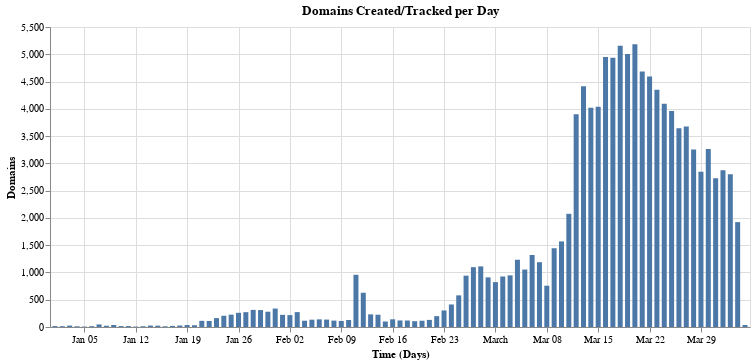

The code cell stored with this chart in its notebook:
### Markdown cell above
We can see the average risk score is 97.5 and the percentile measures that the majority of these domains have been ranked 99.0 or higher.

## Create Dates

We can also take a look at the number of domains that are created or tracked per day. The [documentation](https://www.domaintools.com/resources/blog/free-covid-19-threat-list-domain-risk-assessments-for-coronavirus-threats) for the dataset indicates that the date can either be the day that the domain was registered, or the day that DomainTools started monitoring the domain.

### Code cell
import altair as alt

counts = df.created.value_counts().reset_index()
counts.columns = ['created', 'count']

alt.Chart(counts, width=700, title="Domains Created/Tracked per Day").mark_bar().encode(
    alt.X("created:T", title="Time (Days)"),
    alt.Y('count:Q', title="Domains")
)

### Figure 1 — Vega-Lite specification as saved in the notebook (floating-point values rounded to 4 significant figures)
{"config": {"view": {"continuousWidth": 400, "continuousHeight": 300}}, "data": {"name": "data-44ea4c0ac765ad8f096df047684365d3"}, "mark": "bar", "encoding": {"x": {"type": "temporal", "field": "created", "title": "Time (Days)"}, "y": {"type": "quantitative", "field": "count", "title": "Domains"}}, "title": "Domains Created/Tracked per Day", "width": 700, "$schema": "https://vega.github.io/schema/vega-lite/v4.8.1.json", "datasets": {"data-44ea4c0ac765ad8f096df047684365d3": [{"created": "2020-03-20T00:00:00", "count": 5182}, {"created": "2020-03-18T00:00:00", "count": 5157}, {"created": "2020-03-19T00:00:00", "count": 5004}, {"created": "2020-03-16T00:00:00", "count": 4950}, {"created": "2020-03-17T00:00:00", "count": 4934}, {"created": "2020-03-21T00:00:00", "count": 4684}, {"created": "2020-03-22T00:00:00", "count": 4591}, {"created": "2020-03-13T00:00:00", "count": 4416}, {"created": "2020-03-23T00:00:00", "count": 4348}, {"created": "2020-03-24T00:00:00", "count": 4094}, {"created": "2020-03-15T00:00:00", "count": 4040}, {"created": "2020-03-14T00:00:00", "count": 4019}, {"created": "2020-03-25T00:00:00", "count": 3959}, {"created": "2020-03-12T00:00:00", "count": 3902}, {"created": "2020-03-27T00:00:00", "count": 3676}, {"created": "2020-03-26T00:00:00", "count": 3644}, {"created": "2020-03-30T00:00:00", "count": 3262}, {"created": "2020-03-28T00:00:00", "count": 3256}, {"created": "2020-04-01T00:00:00", "count": 2874}, {"created": "2020-03-29T00:00:00", "count": 2847}, {"created": "2020-04-02T00:00:00", "count": 2801}, {"created": "2020-03-31T00:00:00", "count": 2725}, {"created": "2020-03-11T00:00:00", "count": 2075}, {"created": "2020-04-03T00:00:00", "count": 1923}, {"created": "2020-03-10T00:00:00", "count": 1569}, {"created": "2020-03-09T00:00:00", "count": 1444}, {"created": "2020-03-06T00:00:00", "count": 1320}, {"created": "2020-03-04T00:00:00", "count": 1233}, {"created": "2020-03-07T00:00:00", "count": 1188}, {"created": "2020-02-28T00:00:00", "count": 1111}, {"created": "2020-02-27T00:00:00", "count": 1097}, {"created": "2020-03-05T00:00:00", "count": 1053}, {"created": "2020-02-11T00:00:00", "count": 957}, {"created": "2020-03-03T00:00:00", "count": 947}, {"created": "2020-02-26T00:00:00", "count": 941}, {"created": "2020-03-02T00:00:00", "count": 926}, {"created": "2020-02-29T00:00:00", "count": 910}, {"created": "2020-03-01T00:00:00", "count": 823}, {"created": "2020-03-08T00:00:00", "count": 757}, {"created": "2020-02-12T00:00:00", "count": 628}, {"created": "2020-02-25T00:00:00", "count": 580}, {"created": "2020-02-24T00:00:00", "count": 413}, {"created": "2020-01-31T00:00:00", "count": 338}, {"created": "2020-01-28T00:00:00", "count": 314}, {"created": "2020-01-29T00:00:00", "count": 311}, {"created": "2020-02-23T00:00:00", "count": 303}, {"created": "2020-01-30T00:00:00", "count": 280}, {"created": "2020-02-03T00:00:00", "count": 273}, {"created": "2020-01-27T00:00:00", "count": 272}, {"created": "2020-01-26T00:00:00", "count": 260}, {"created": "2020-02-13T00:00:00", "count": 232}, {"created": "2020-01-25T00:00:00", "count": 226}, {"created": "2020-02-14T00:00:00", "count": 225}, {"created": "2020-02-01T00:00:00", "count": 223}, {"created": "2020-02-02T00:00:00", "count": 218}, {"created": "2020-01-24T00:00:00", "count": 206}, {"created": "2020-02-22T00:00:00", "count": 199}, {"created": "2020-01-23T00:00:00", "count": 163}, {"created": "2020-02-16T00:00:00", "count": 141}, {"created": "2020-02-06T00:00:00", "count": 140}, {"created": "2020-02-07T00:00:00", "count": 136}, {"created": "2020-02-05T00:00:00", "count": 134}, {"created": "2020-02-21T00:00:00", "count": 130}, {"created": "2020-02-10T00:00:00", "count": 128}, {"created": "2020-02-17T00:00:00", "count": 120}, {"created": "2020-02-18T00:00:00", "count": 119}, {"created": "2020-02-08T00:00:00", "count": 117}, {"created": "2020-02-20T00:00:00", "count": 115}, {"created": "2020-02-04T00:00:00", "count": 115}, {"created": "2020-01-21T00:00:00", "count": 113}, {"created": "2020-02-09T00:00:00", "count": 111}, {"created": "2020-01-22T00:00:00", "count": 111}, {"created": "2020-02-19T00:00:00", "count": 106}, {"created": "2020-02-15T00:00:00", "count": 101}, {"created": "2020-01-07T00:00:00", "count": 47}, {"created": "2020-01-09T00:00:00", "count": 37}, {"created": "2020-04-04T00:00:00", "count": 36}, {"created": "2020-01-19T00:00:00", "count": 36}, {"created": "2020-01-20T00:00:00", "count": 32}, {"created": "2020-01-18T00:00:00", "count": 27}, {"created": "2020-01-14T00:00:00", "count": 26}, {"created": "2020-01-03T00:00:00", "count": 26}, {"created": "2020-01-15T00:00:00", "count": 24}, {"created": "2020-01-08T00:00:00", "count": 23}, {"created": "2020-01-17T00:00:00", "count": 20}, {"created": "2020-01-11T00:00:00", "count": 17}, {"created": "2020-01-01T00:00:00", "count": 17}, {"created": "2020-01-10T00:00:00", "count": 17}, {"created": "2020-01-06T00:00:00", "count": 15}, {"created": "2020-01-02T00:00:00", "count": 15}, {"created": "2020-01-13T00:00:00", "count": 14}, {"created": "2020-01-04T00:00:00", "count": 13}, {"created": "2020-01-16T00:00:00", "count": 13}, {"created": "2020-01-05T00:00:00", "count": 8}, {"created": "2020-01-12T00:00:00", "count": 8}]}}
